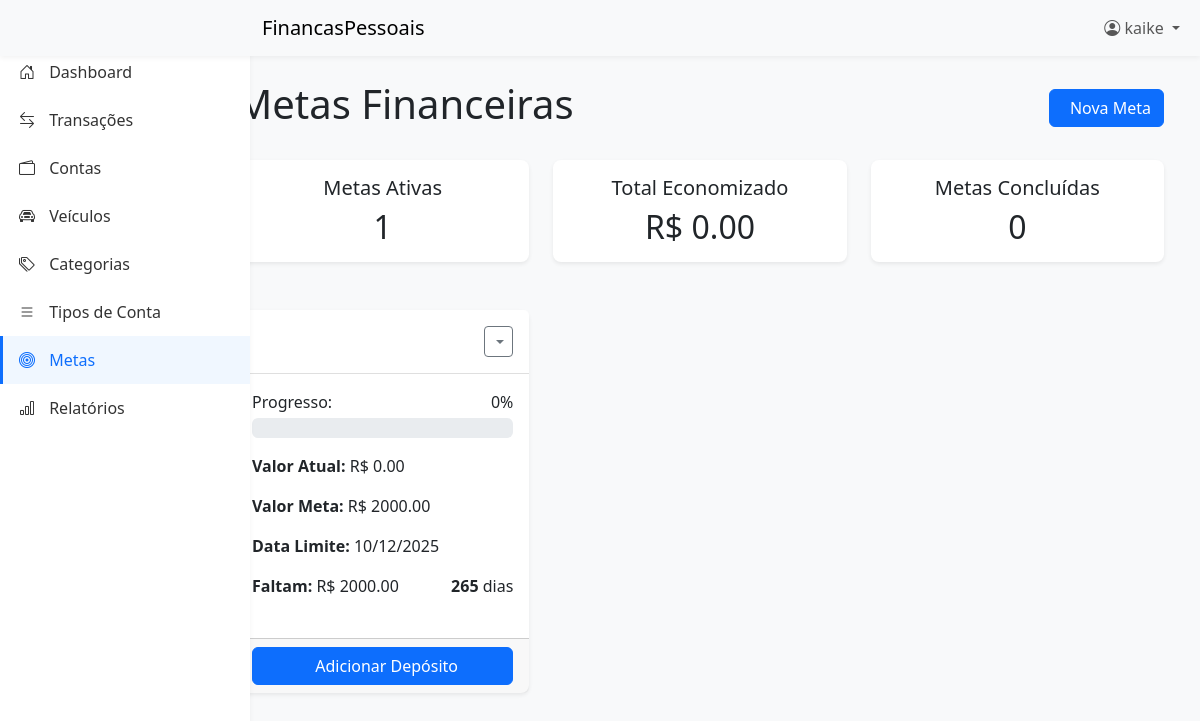
/metas/ (signed in), run on the app's committed database.
### core/models.py (models this page shows, shortened)
class Meta(models.Model):
    descricao = models.CharField(max_length=100)
    valor = models.DecimalField(max_digits=10, decimal_places=2)
    data_limite = models.DateField()
    concluida = models.BooleanField(default=False)
    usuario = models.ForeignKey(User, on_delete=models.CASCADE)
    class Meta:
        verbose_name_plural = "Metas"

### core/views.py (the view)
# urls.py: path("metas/", views.metas_lista, name="metas_lista"),
@login_required
def metas_lista(request):
    metas = Meta.objects.filter(usuario=request.user).order_by(
        "concluida", "data_limite"
    )
    hoje = timezone.now().date()
    contas = Conta.objects.filter(usuario=request.user)
    metas_com_info = []
    for meta in metas:
        if hoje <= meta.data_limite:
            dias_restantes = (meta.data_limite - hoje).days
        else:
            dias_restantes = 0
        valor_atual = meta.valor_atual if hasattr(meta, "valor_atual") else Decimal("0")
        if meta.valor > 0:
            porcentagem = (valor_atual / meta.valor) * 100
        else:
            porcentagem = 0
        metas_com_info.append(
            {
                "id": meta.id,
                "descricao": meta.descricao,
                "valor_meta": meta.valor,
                "valor_atual": valor_atual,
                "valor_faltante": meta.valor - valor_atual,
                "data_limite": meta.data_limite,
                "concluida": meta.concluida,
                "dias_restantes": dias_restantes,
                "porcentagem_concluida": porcentagem,
            }
        )
    metas_ativas = sum(1 for m in metas_com_info if not m["concluida"])
    metas_concluidas = len(metas_com_info) - metas_ativas
    total_economizado = sum(m["valor_atual"] for m in metas_com_info)
    context = {
        "metas": metas_com_info,
        "contas": contas,
        "hoje": hoje,
        "metas_ativas": metas_ativas,
        "metas_concluidas": metas_concluidas,
        "total_economizado": total_economizado,
    }
    return render(request, "core/metas.html", context)

### templates/core/metas.html (shortened to what this page needs)
{% extends 'base.html' %}
{% block content %}
<div class="container-fluid">
    <div class="d-flex justify-content-between align-items-center mb-4">
        <h1>Metas Financeiras</h1>
        <a href="#" class="btn btn-primary" data-bs-toggle="modal" data-bs-target="#modalNovaMeta">
            Nova Meta
        </a>
    </div>
    <div class="row mb-4">
        <div class="col-md-4">
            <div class="card">
                <div class="card-body text-center">
                    <h5 class="card-title">Metas Ativas</h5>
                    <h2 class="card-text">{{ metas_ativas|default:0 }}</h2>
                </div>
            </div>
        </div>
        <div class="col-md-4">
            <div class="card">
                <div class="card-body text-center">
                    <h5 class="card-title">Total Economizado</h5>
                    <h2 class="card-text">R$ {{ total_economizado|default:"0.00"|floatformat:2 }}</h2>
                </div>
            </div>
        </div>
        <div class="col-md-4">
            <div class="card">
                <div class="card-body text-center">
                    <h5 class="card-title">Metas Concluídas</h5>
                    <h2 class="card-text">{{ metas_concluidas|default:0 }}</h2>
                </div>
            </div>
        </div>
    </div>
    <div class="row">
        {% for meta in metas %}
        <div class="col-md-6 col-lg-4 mb-4">
            <div class="card h-100 {% if meta.concluida %}border-success{% endif %}">
                <div
                    class="card-header d-flex justify-content-between align-items-center {% if meta.concluida %}bg-success text-white{% endif %}">
                    <div class="dropdown">
                        <button
                            class="btn btn-sm {% if meta.concluida %}btn-outline-light{% else %}btn-outline-secondary{% endif %} dropdown-toggle"
                            type="button" data-bs-toggle="dropdown" aria-expanded="false">
                        </button>
                    </div>
                </div>
                <div class="card-body">
                    <div class="mb-3">
                        <div class="d-flex justify-content-between mb-1">
                            <span>Progresso:</span>
                            <span>{{ meta.porcentagem_concluida|floatformat:0 }}%</span>
                        </div>
                        <div class="progress" style="height: 20px;">
                        </div>
                    </div>
                    <p class="card-text"><strong>Valor Atual:</strong> R$ {{ meta.valor_atual|floatformat:2 }}</p>
                    <p class="card-text"><strong>Valor Meta:</strong> R$ {{ meta.valor_meta|floatformat:2 }}</p>
                    <p class="card-text"><strong>Data Limite:</strong> {{ meta.data_limite|date:"d/m/Y" }}</p>
                    {% if meta.concluida %}
                    <div class="alert alert-success">
                        <i class="fas fa-check-circle me-2"></i>Meta concluída em {{ meta.data_conclusao|date:"d/m/Y" }}
                    </div>
                    {% else %}
                    <div class="d-flex justify-content-between">
                        <span>
                            <strong>Faltam:</strong> R$ {{ meta.valor_faltante|floatformat:2 }}
                        </span>
                        <span>
                            <strong>{{ meta.dias_restantes }}</strong> dias
                        </span>
                    </div>
                    {% endif %}
                </div>
                <div class="card-footer">
                    {% if not meta.concluida %}
                    <a href="#" class="btn btn-primary w-100" data-bs-toggle="modal"
                        data-bs-target="#modalDepositarMeta{{ meta.id }}">
                        Adicionar Depósito
                    </a>
                    {% else %}
                    <button class="btn btn-outline-success w-100" disabled>
                        <i class="fas fa-trophy me-2"></i>Meta Alcançada
                    </button>
                    {% endif %}
                </div>
            </div>
        </div>
        {% endfor %}
    </div>
</div>
{% endblock %}

### templates/base.html (shortened to what this page needs)
<!DOCTYPE html>
<html lang="pt-br">
<head>
    <link href="https://cdn.jsdelivr.net/npm/bootstrap@5.3.0/dist/css/bootstrap.min.css" rel="stylesheet">
    <link href="https://cdn.jsdelivr.net/npm/bootstrap-icons@1.10.0/font/bootstrap-icons.css" rel="stylesheet">
</head>
<body>
    <nav class="navbar navbar-expand-lg navbar-light bg-light">
        <div class="container-fluid">
            <a class="navbar-brand" href="{% url 'core:dashboard' %}">FinancasPessoais</a>
            <div class="collapse navbar-collapse" id="navbarNav">
                <ul class="navbar-nav ms-auto">
                    <li class="nav-item dropdown">
                        <a class="nav-link dropdown-toggle" href="#" id="navbarDropdown" role="button" data-bs-toggle="dropdown" aria-expanded="false">
                            <i class="bi bi-person-circle"></i> {{ request.user.username }}
                        </a>
                    </li>
                </ul>
            </div>
        </div>
    </nav>
    <div class="container-fluid">
        <div class="row">
            <nav id="sidebar" class="col-md-3 col-lg-2 d-md-block sidebar collapse">
                <div class="position-sticky sidebar-sticky">
                    <ul class="nav flex-column">
                        <li class="nav-item">
                            <a class="nav-link {% if request.resolver_match.url_name == 'dashboard' %}active{% endif %}" href="{% url 'core:dashboard' %}">
                                <i class="bi bi-house-door"></i> Dashboard
                            </a>
                        </li>
                        <li class="nav-item">
                            <a class="nav-link {% if 'transacoes' in request.resolver_match.url_name %}active{% endif %}" href="{% url 'core:transacoes_lista' %}">
                                <i class="bi bi-arrow-left-right"></i> Transações
                            </a>
                        </li>
                        <li class="nav-item">
                            <a class="nav-link {% if 'contas' in request.resolver_match.url_name %}active{% endif %}" href="{% url 'core:contas_lista' %}">
                                <i class="bi bi-wallet2"></i> Contas
                            </a>
                        </li>
                        <li class="nav-item">
                            <a class="nav-link {% if 'veiculos' in request.resolver_match.url_name %}active{% endif %}" href="{% url 'veiculos:dashboard_veiculos' %}">
                                <i class="bi bi-car-front"></i> Veículos
                            </a>
                        </li>
                        <li class="nav-item">
                            <a class="nav-link {% if 'categorias' in request.resolver_match.url_name %}active{% endif %}" href="{% url 'core:categorias_lista' %}">
                                <i class="bi bi-tags"></i> Categorias
                            </a>
                        </li>
                        <li class="nav-item">
                            <a class="nav-link {% if 'tipos_conta' in request.resolver_match.url_name %}active{% endif %}" href="{% url 'core:tipos_conta_lista' %}">
                                <i class="bi bi-list accordion"></i> Tipos de Conta
                            </a>
                        </li>
                        <li class="nav-item">
                            <a class="nav-link {% if 'metas' in request.resolver_match.url_name %}active{% endif %}" href="{% url 'core:metas_lista' %}">
                                <i class="bi bi-bullseye"></i> Metas
                            </a>
                        </li>
                        <li class="nav-item">
                            <a class="nav-link {% if request.resolver_match.url_name == 'relatorios' %}active{% endif %}" href="{% url 'core:relatorios' %}">
                                <i class="bi bi-bar-chart"></i> Relatórios
                            </a>
                        </li>
                    </ul>
                </div>
            </nav>
            <main class="col-md-9 ms-sm-auto col-lg-10 px-md-4 main-content">
                <div class="content-wrapper">
                    {% block content %}
                    {% endblock %}
                </div>
            </main>
        </div>
    </div>
</body>
</html>

### templates/base.html (style rules this page uses)
:root { --primary-color: #0d6efd; --success-color: #198754; --danger-color: #dc3545; --sidebar-width: 250px; }
body { font-family: 'Segoe UI', Tahoma, Geneva, Verdana, sans-serif; background-color: #f8f9fa; }
.sidebar { position: fixed; top: 0; bottom: 0; left: 0; z-index: 100; padding: 48px 0 0; box-shadow: 0 2px 5px 0 rgba(0,0,0,.05); width: var(--sidebar-width); background-color: #fff; }
.sidebar-sticky { height: calc(100vh - 48px); overflow-x: hidden; overflow-y: auto; }
.sidebar .nav-link { color: #333; font-weight: 500; padding: 0.75rem 1rem; border-left: 3px solid transparent; }
.sidebar .nav-link.active { color: var(--primary-color); border-left: 3px solid var(--primary-color); background-color: #f0f7ff; }
.sidebar .nav-link i { margin-right: 10px; }
.main-content { margin-left: var(--sidebar-width); padding: 20px; }
.navbar { position: fixed; top: 0; right: 0; left: 0; z-index: 1030; padding-left: var(--sidebar-width); box-shadow: 0 2px 5px 0 rgba(0,0,0,.05); }
.content-wrapper { padding-top: 60px; }
.card { border: none; box-shadow: 0 0.125rem 0.25rem rgba(0, 0, 0, 0.075); border-radius: 0.5rem; margin-bottom: 1.5rem; }
.card-header { background-color: #fff; border-bottom: 1px solid rgba(0,0,0,.125); padding: 1rem; }
.btn-primary { background-color: var(--primary-color); border-color: var(--primary-color); }

### data on the page
Meta: porcentagem_concluida "0", valor_atual "0.00", valor_meta "2000.00", data_limite "10/12/2025", valor_faltante "2000.00", dias_restantes "265"

### other printed values
{{ request.user.username }} "kaike"
{{ metas_ativas|default:0 }} "1"
{{ total_economizado|default:"0.00"|floatformat:2 }} "0.00"
{{ metas_concluidas|default:0 }} "0"
